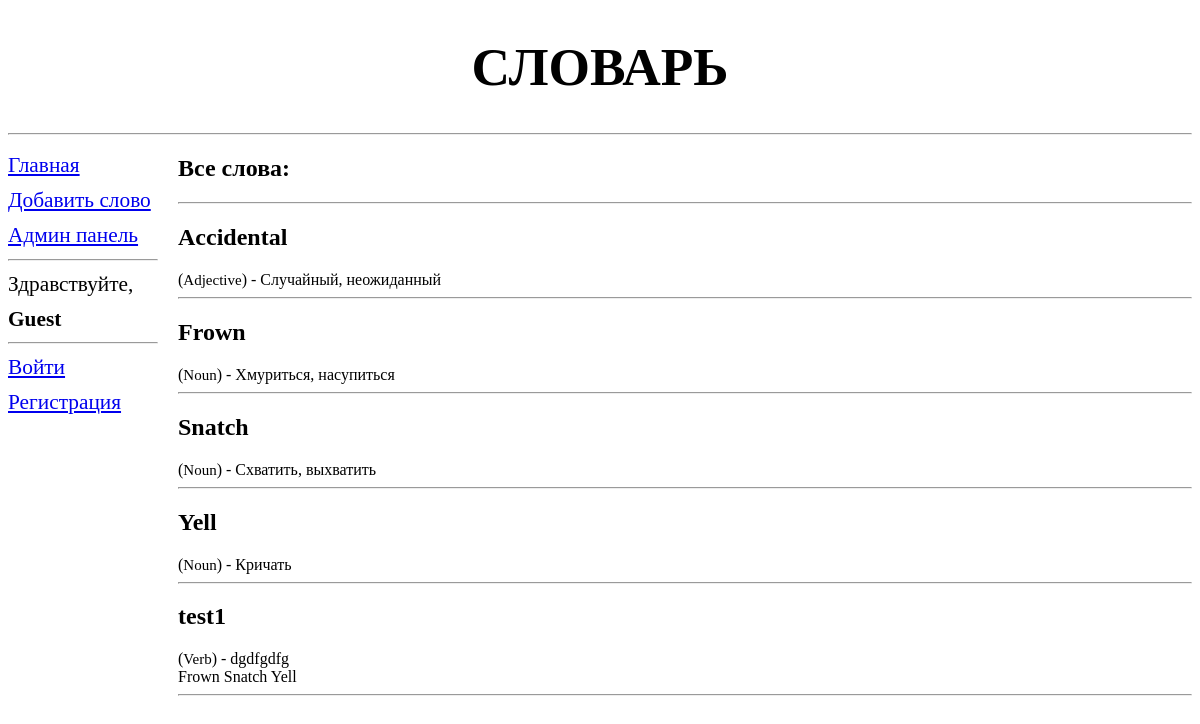
The page / on the database its author committed.
### addwords/models.py (models this page shows)
class Word(models.Model):
    class Meta:
        verbose_name = "Слово"
        verbose_name_plural = "Слова"
        unique_together = (('word', 'language'), # уникальные сочетания полей в модели
                           (('word', 'type', 'translation')))
        ordering = ['word', 'type'] # параметры сортировки записей по умолчанию
    TYPE = (
        (None, "Выберите тип слова"), # заменяет --------- на Выберите тип слова
        ('Verb', 'Verb (сущ.)' ),
        ('Noun', 'Noun (глаг.)'),
        ('Adjective', 'Adjective (прил.)'),
    )
    word = models.CharField(max_length=20, null=True, blank=False, verbose_name="Слово")
    language = models.ForeignKey("Language", on_delete=models.PROTECT, verbose_name="Язык", related_name='words') #, limit_chices_to={}
    type = models.CharField(max_length=10, choices=TYPE, blank=True)
    translation = models.CharField(max_length=25, verbose_name="Перевод")
    discription = models.TextField(blank=True, verbose_name="Доп. комментарий к переводу")
    synonyms = models.ManyToManyField("Word", verbose_name="Синонимы", related_name='+', blank=True)
    def __str__(self):
        return self.word
    def get_synonyms(self):
        return [s.__str__() for s in self.synonyms.all()]

### addwords/views.py (the view)
# urls.py: path('', main, name='main'),
def main(request):
	AMOUNT_OF_WORDS = 6
	if request.GET.get('selecter', False) not in ("None", False):
		sort_name = str(request.GET.get('selecter', False))
		words = Word.objects.order_by(sort_name)[:AMOUNT_OF_WORDS]
	else:
		words = Word.objects.all()[:AMOUNT_OF_WORDS]
	context = {"words":words}
	return render(request=request, template_name="addwords/main.html", context=context)

### addwords/templates/addwords/main.html (shortened to what this page needs)
{% extends "basic.html" %}
{%  block page_title %}
Словарь
{% endblock %}
{% block content %}
    <h1>Все слова:</h1>
    <hr>
    {% for word in words %}
        <h2>{{ word.word }} </h2> (<p5>{{ word.type }}</p5>) - <p2>{{ word.translation }} <br></2>
        {% for s in word.get_synonyms %}
            {{ s }}
        {% endfor %}
        <hr>
    {% endfor %}
{% endblock %}

### addwords/static/addwords/style.css (style rules this page uses)
section p5 { font-size: 15px; }

### rows shown on the page
Word: word "Accidental", type "Adjective", translation "Случайный, неожиданный"
Word: word "Frown", type "Noun", translation "Хмуриться, насупиться", get_synonyms "Frown"
Word: word "Snatch", type "Noun", translation "Схватить, выхватить", get_synonyms "Snatch"
Word: word "Yell", type "Noun", translation "Кричать", get_synonyms "Yell"
Word: word "test1", type "Verb", translation "dgdfgdfg"

### other values the page prints
{{ user.username|default:'Guest' }} "Guest"
